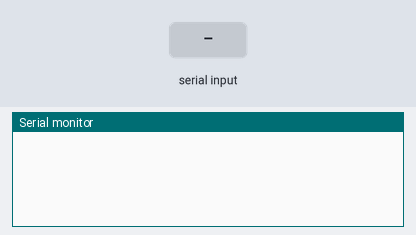
Bench run of a sketch on a simulated Arduino Uno, built with avr-gcc and run on an emulated ATmega328P. On the bench: the last lines printed to the serial monitor. The test bench sets the inputs (shaded band).

Above: at 1.2 s.
1.3 s: "1" received over Serial
At 4.1 s:
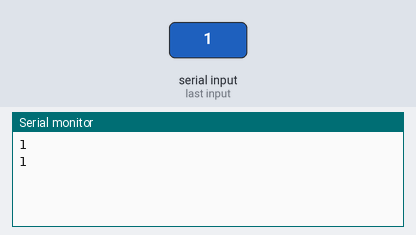
4.3 s: "0" received over Serial
At 5.7 s:
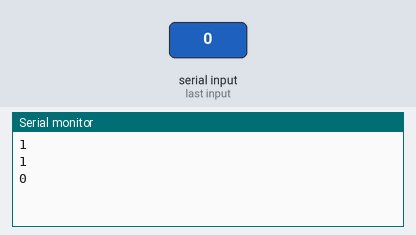
5.8 s: "2" received over Serial
At 7.7 s:
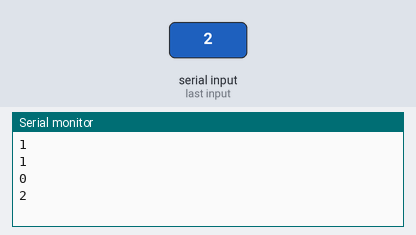
Timing chart, 0 to 9.2 s (numbered marks = the images above; inputs shaded):
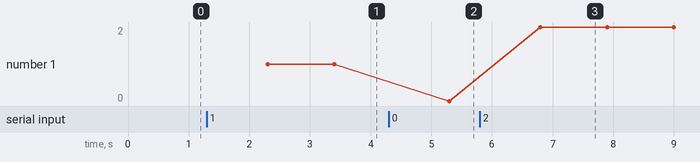

Measured:
- after the input at 1.3 s, the serial monitor: prints a new line after 1.0 s (image 1)
- after the input at 4.3 s, the serial monitor: prints a new line after 1.0 s (image 2)
- after the input at 5.8 s, the serial monitor: prints a new line after 1.0 s (image 3)
- plotted number 1: 1 → 0 after the input at 4.3 s, 0 → 2 after the input at 5.8 s

The sketch:

uart_simple_data_transmission2.ino
```cpp
char mystr[8];
void setup() {

  Serial.begin(9600);
}

void loop() {
  Serial.readBytes(mystr,8);
  Serial.println(mystr);
  delay(100);
}
```
